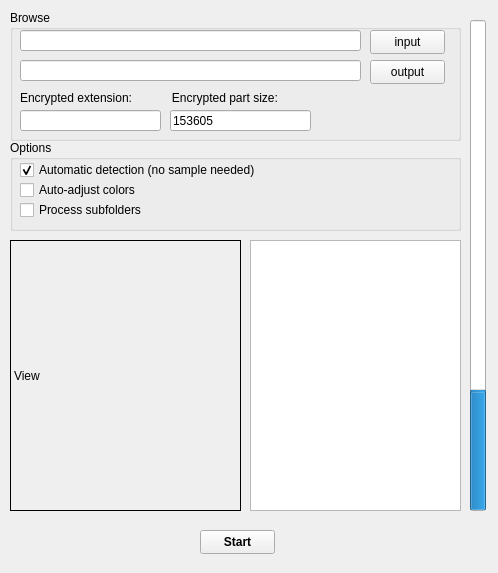
<?xml version="1.0" encoding="UTF-8"?>
<ui version="4.0">
 <class>MainWindow</class>
 <widget class="QMainWindow" name="MainWindow">
  <property name="geometry">
   <rect>
    <x>0</x>
    <y>0</y>
    <width>498</width>
    <height>573</height>
   </rect>
  </property>
  <property name="windowTitle">
   <string>AutoRecoveryJpeg</string>
  </property>
  <widget class="QWidget" name="centralwidget">
   <widget class="QGroupBox" name="grp_browse">
    <property name="geometry">
     <rect>
      <x>10</x>
      <y>10</y>
      <width>451</width>
      <height>131</height>
     </rect>
    </property>
    <property name="title">
     <string>Browse</string>
    </property>
    <widget class="QLineEdit" name="le_input">
     <property name="geometry">
      <rect>
       <x>10</x>
       <y>20</y>
       <width>341</width>
       <height>21</height>
      </rect>
     </property>
     <property name="inputMask">
      <string/>
     </property>
     <property name="text">
      <string/>
     </property>
    </widget>
    <widget class="QLineEdit" name="le_output">
     <property name="geometry">
      <rect>
       <x>10</x>
       <y>50</y>
       <width>341</width>
       <height>21</height>
      </rect>
     </property>
    </widget>
    <widget class="QPushButton" name="btn_input">
     <property name="geometry">
      <rect>
       <x>360</x>
       <y>20</y>
       <width>75</width>
       <height>24</height>
      </rect>
     </property>
     <property name="text">
      <string>input</string>
     </property>
    </widget>
    <widget class="QPushButton" name="btn_output">
     <property name="geometry">
      <rect>
       <x>360</x>
       <y>50</y>
       <width>75</width>
       <height>24</height>
      </rect>
     </property>
     <property name="text">
      <string>output</string>
     </property>
    </widget>
    <widget class="QLineEdit" name="le_ext">
     <property name="geometry">
      <rect>
       <x>10</x>
       <y>100</y>
       <width>141</width>
       <height>21</height>
      </rect>
     </property>
    </widget>
    <widget class="QLineEdit" name="lbl_size">
     <property name="geometry">
      <rect>
       <x>160</x>
       <y>100</y>
       <width>141</width>
       <height>21</height>
      </rect>
     </property>
     <property name="text">
      <string>153605</string>
     </property>
    </widget>
    <widget class="QLabel" name="label">
     <property name="geometry">
      <rect>
       <x>10</x>
       <y>80</y>
       <width>291</width>
       <height>16</height>
      </rect>
     </property>
     <property name="text">
      <string>Encrypted extension:            Encrypted part size:</string>
     </property>
    </widget>
   </widget>
   <widget class="QPushButton" name="btn_start">
    <property name="geometry">
     <rect>
      <x>200</x>
      <y>530</y>
      <width>75</width>
      <height>24</height>
     </rect>
    </property>
    <property name="font">
     <font>
      <bold>true</bold>
     </font>
    </property>
    <property name="text">
     <string>Start</string>
    </property>
   </widget>
   <widget class="QGroupBox" name="grp_options">
    <property name="geometry">
     <rect>
      <x>10</x>
      <y>140</y>
      <width>451</width>
      <height>91</height>
     </rect>
    </property>
    <property name="title">
     <string>Options</string>
    </property>
    <widget class="QCheckBox" name="chk_auto_color">
     <property name="geometry">
      <rect>
       <x>10</x>
       <y>40</y>
       <width>381</width>
       <height>20</height>
      </rect>
     </property>
     <property name="text">
      <string>Auto-adjust colors</string>
     </property>
    </widget>
    <widget class="QCheckBox" name="chk_auto_detect">
     <property name="geometry">
      <rect>
       <x>10</x>
       <y>20</y>
       <width>391</width>
       <height>20</height>
      </rect>
     </property>
     <property name="text">
      <string>Automatic detection (no sample needed)</string>
     </property>
     <property name="checked">
      <bool>true</bool>
     </property>
    </widget>
    <widget class="QCheckBox" name="chk_subfolders">
     <property name="geometry">
      <rect>
       <x>10</x>
       <y>60</y>
       <width>381</width>
       <height>20</height>
      </rect>
     </property>
     <property name="text">
      <string>Process subfolders</string>
     </property>
    </widget>
   </widget>
   <widget class="QProgressBar" name="pb_progress">
    <property name="geometry">
     <rect>
      <x>470</x>
      <y>20</y>
      <width>16</width>
      <height>491</height>
     </rect>
    </property>
    <property name="layoutDirection">
     <enum>Qt::LeftToRight</enum>
    </property>
    <property name="value">
     <number>24</number>
    </property>
    <property name="orientation">
     <enum>Qt::Vertical</enum>
    </property>
    <property name="textDirection">
     <enum>QProgressBar::TopToBottom</enum>
    </property>
   </widget>
   <widget class="QTextBrowser" name="textBrowser">
    <property name="geometry">
     <rect>
      <x>250</x>
      <y>240</y>
      <width>211</width>
      <height>271</height>
     </rect>
    </property>
    <property name="html">
     <string>&lt;!DOCTYPE HTML PUBLIC &quot;-//W3C//DTD HTML 4.0//EN&quot; &quot;http://www.w3.org/TR/REC-html40/strict.dtd&quot;&gt;
&lt;html&gt;&lt;head&gt;&lt;meta name=&quot;qrichtext&quot; content=&quot;1&quot; /&gt;&lt;meta charset=&quot;utf-8&quot; /&gt;&lt;style type=&quot;text/css&quot;&gt;
p, li { white-space: pre-wrap; }
hr { height: 1px; border-width: 0; }
li.unchecked::marker { content: &quot;\2610&quot;; }
li.checked::marker { content: &quot;\2612&quot;; }
&lt;/style&gt;&lt;/head&gt;&lt;body style=&quot; font-family:'Segoe UI'; font-size:9pt; font-weight:400; font-style:normal;&quot;&gt;
&lt;p style=&quot;-qt-paragraph-type:empty; margin-top:0px; margin-bottom:0px; margin-left:0px; margin-right:0px; -qt-block-indent:0; text-indent:0px;&quot;&gt;&lt;br /&gt;&lt;/p&gt;&lt;/body&gt;&lt;/html&gt;</string>
    </property>
   </widget>
   <widget class="QLabel" name="lbl_view">
    <property name="geometry">
     <rect>
      <x>10</x>
      <y>240</y>
      <width>231</width>
      <height>271</height>
     </rect>
    </property>
    <property name="frameShape">
     <enum>QFrame::Box</enum>
    </property>
    <property name="text">
     <string>View</string>
    </property>
   </widget>
  </widget>
 </widget>
 <resources/>
 <connections/>
</ui>
